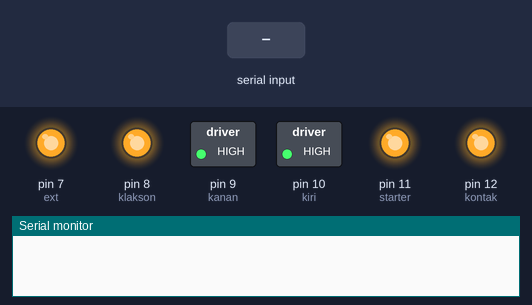
Bench run of a sketch on a simulated Arduino Uno, built with avr-gcc and run on an emulated ATmega328P. On the bench: switched loads named in the sketch (green lamp = pin HIGH), output pins drawn as LEDs (lit = HIGH), the last lines printed to the serial monitor. Inputs (shaded band) come from the test bench.

Above: at 1.2 s.
1.3 s: "1" received over Serial
At 2.0 s:
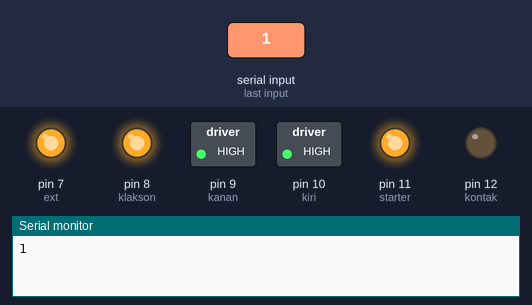
2.8 s: "2" received over Serial
At 3.1 s:
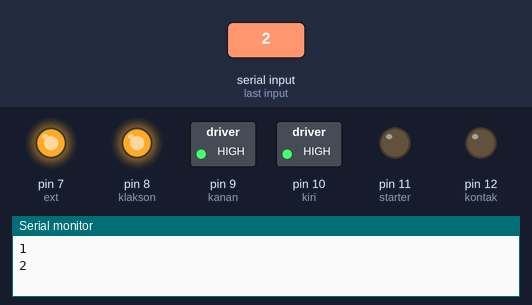
4.3 s: "A" received over Serial
At 5.4 s:
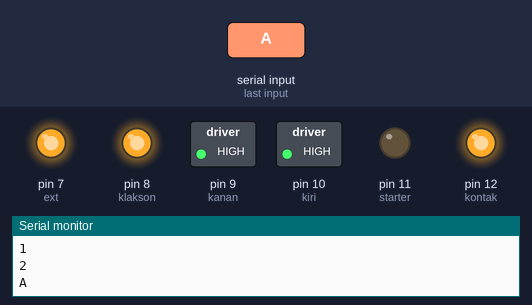
5.8 s: "3" received over Serial
At 6.6 s:
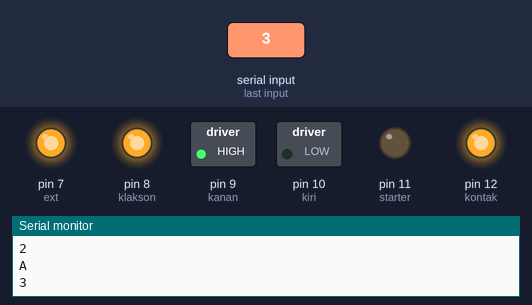
7.3 s: "B" received over Serial
At 7.7 s:
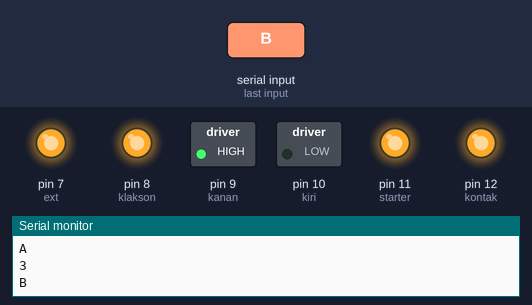
8.8 s: "4" received over Serial
At 10.1 s:
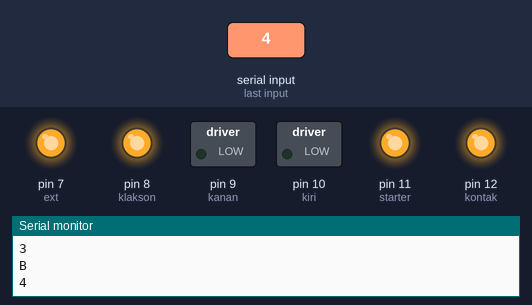
Timing chart, 0 to 11.3 s (numbered marks = the images above; inputs shaded):
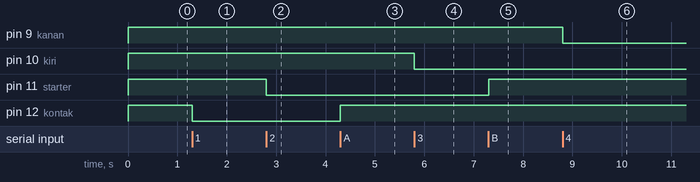

Measured:
- after the input at 1.3 s, pin 12 (kontak): HIGH → LOW at once
- after the input at 2.8 s, pin 11 (starter): HIGH → LOW at once
- after the input at 4.3 s, pin 12 (kontak): LOW → HIGH at once
- after the input at 5.8 s, pin 10 (kiri): HIGH → LOW at once
- after the input at 7.3 s, pin 11 (starter): LOW → HIGH at once
- after the input at 8.8 s, pin 9 (kanan): HIGH → LOW at once

The sketch:

smart_motor_activ_low.ino
```cpp
//#include <SoftwareSerial.h>

const int kontak=12, starter=11, kiri=10, kanan=9, klakson=8, ext=7;
char val;
void setup() {

  pinMode(kontak,OUTPUT);
  pinMode(starter,OUTPUT);
  pinMode(kiri,OUTPUT);
  pinMode(kanan,OUTPUT);
  pinMode(klakson,OUTPUT);
  pinMode(ext,OUTPUT);
  off();

  Serial.begin(9600);
}


void off()
{
    digitalWrite(kontak,HIGH);
    digitalWrite(starter,HIGH);
    digitalWrite(kiri,HIGH);
    digitalWrite(kanan,HIGH);
    digitalWrite(klakson,HIGH);
    digitalWrite(ext,HIGH);

}


void loop() {
if( Serial.available() >0 ) {
    val = Serial.read();
    Serial.println(val);
}
//if( BTSerial.available() >0 ) {
//    val = BTSerial.read();
//    Serial.println(val);
//}
  if( val == '1' ) {
    digitalWrite(kontak,LOW);
    }

  else if( val == '2' ) {
   digitalWrite(starter,LOW);
    }
  else if( val == '3' ) {
    digitalWrite(kiri,LOW);
  }
  else if( val == '4' ) {
    digitalWrite(kiri,LOW);
    digitalWrite(kanan,LOW);
    }
  else if( val == '5' ) {
    digitalWrite(kanan,LOW);
    }
  else if( val == '6' ) {
    digitalWrite(ext,LOW);
    }


  else if( val == 'A' ) {
    digitalWrite(kontak,HIGH);
    }
  else if( val == 'B' ) {
    digitalWrite(starter,HIGH);
    }
  else if( val == 'C' ) {
    digitalWrite(kiri,HIGH);
    }
  else if( val == 'D' ) {
    digitalWrite(kiri,HIGH);
    digitalWrite(kanan,HIGH);
    }
  else if( val == 'E' ) {
    digitalWrite(kanan,HIGH);
    }
  else if( val == 'F' ) {
    digitalWrite(ext,HIGH);
    }
}
```
